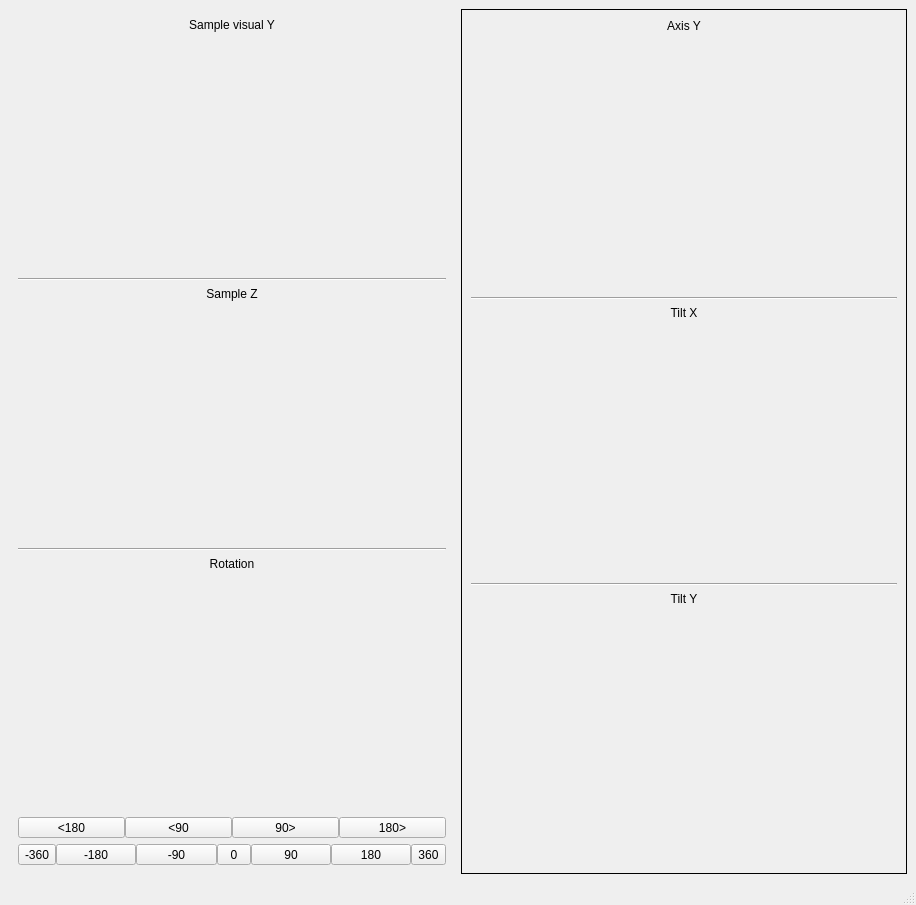
<?xml version="1.0" encoding="UTF-8"?>
<ui version="4.0">
 <class>MainWindow</class>
 <widget class="QMainWindow" name="MainWindow">
  <property name="geometry">
   <rect>
    <x>0</x>
    <y>0</y>
    <width>916</width>
    <height>905</height>
   </rect>
  </property>
  <property name="windowTitle">
   <string>MainWindow</string>
  </property>
  <widget class="QWidget" name="centralwidget">
   <layout class="QHBoxLayout" name="horizontalLayout">
    <item>
     <widget class="QWidget" name="tuneSample" native="true">
      <layout class="QVBoxLayout" name="verticalLayout">
       <item>
        <widget class="QLabel" name="label">
         <property name="sizePolicy">
          <sizepolicy hsizetype="Preferred" vsizetype="Fixed">
           <horstretch>0</horstretch>
           <verstretch>0</verstretch>
          </sizepolicy>
         </property>
         <property name="text">
          <string>Sample visual Y</string>
         </property>
         <property name="alignment">
          <set>Qt::AlignCenter</set>
         </property>
        </widget>
       </item>
       <item>
        <widget class="QWidget" name="yVisual" native="true"/>
       </item>
       <item>
        <widget class="Line" name="line">
         <property name="orientation">
          <enum>Qt::Horizontal</enum>
         </property>
        </widget>
       </item>
       <item>
        <widget class="QLabel" name="label_3">
         <property name="sizePolicy">
          <sizepolicy hsizetype="Preferred" vsizetype="Fixed">
           <horstretch>0</horstretch>
           <verstretch>0</verstretch>
          </sizepolicy>
         </property>
         <property name="text">
          <string>Sample Z</string>
         </property>
         <property name="alignment">
          <set>Qt::AlignCenter</set>
         </property>
        </widget>
       </item>
       <item>
        <widget class="Driver" name="zStage" native="true"/>
       </item>
       <item>
        <widget class="Line" name="line_2">
         <property name="orientation">
          <enum>Qt::Horizontal</enum>
         </property>
        </widget>
       </item>
       <item>
        <widget class="QLabel" name="label_2">
         <property name="sizePolicy">
          <sizepolicy hsizetype="Preferred" vsizetype="Fixed">
           <horstretch>0</horstretch>
           <verstretch>0</verstretch>
          </sizepolicy>
         </property>
         <property name="text">
          <string>Rotation</string>
         </property>
         <property name="alignment">
          <set>Qt::AlignCenter</set>
         </property>
        </widget>
       </item>
       <item>
        <widget class="Driver" name="rotStage" native="true"/>
       </item>
       <item>
        <widget class="QWidget" name="horizontalWidget_3" native="true">
         <property name="sizePolicy">
          <sizepolicy hsizetype="Preferred" vsizetype="Fixed">
           <horstretch>0</horstretch>
           <verstretch>0</verstretch>
          </sizepolicy>
         </property>
         <layout class="QHBoxLayout" name="horizontalLayout_3">
          <property name="spacing">
           <number>0</number>
          </property>
          <property name="leftMargin">
           <number>0</number>
          </property>
          <property name="topMargin">
           <number>0</number>
          </property>
          <property name="rightMargin">
           <number>0</number>
          </property>
          <property name="bottomMargin">
           <number>0</number>
          </property>
          <item>
           <widget class="QToolButton" name="toolButton_13">
            <property name="sizePolicy">
             <sizepolicy hsizetype="Preferred" vsizetype="Fixed">
              <horstretch>0</horstretch>
              <verstretch>0</verstretch>
             </sizepolicy>
            </property>
            <property name="text">
             <string>&lt;180</string>
            </property>
           </widget>
          </item>
          <item>
           <widget class="QToolButton" name="toolButton_14">
            <property name="sizePolicy">
             <sizepolicy hsizetype="Preferred" vsizetype="Fixed">
              <horstretch>0</horstretch>
              <verstretch>0</verstretch>
             </sizepolicy>
            </property>
            <property name="text">
             <string>&lt;90</string>
            </property>
           </widget>
          </item>
          <item>
           <widget class="QToolButton" name="toolButton_15">
            <property name="sizePolicy">
             <sizepolicy hsizetype="Preferred" vsizetype="Fixed">
              <horstretch>0</horstretch>
              <verstretch>0</verstretch>
             </sizepolicy>
            </property>
            <property name="text">
             <string>90&gt;</string>
            </property>
           </widget>
          </item>
          <item>
           <widget class="QToolButton" name="toolButton_16">
            <property name="sizePolicy">
             <sizepolicy hsizetype="Preferred" vsizetype="Fixed">
              <horstretch>0</horstretch>
              <verstretch>0</verstretch>
             </sizepolicy>
            </property>
            <property name="text">
             <string>180&gt;</string>
            </property>
           </widget>
          </item>
         </layout>
        </widget>
       </item>
       <item>
        <widget class="QWidget" name="horizontalWidget_4" native="true">
         <property name="sizePolicy">
          <sizepolicy hsizetype="Preferred" vsizetype="Fixed">
           <horstretch>0</horstretch>
           <verstretch>0</verstretch>
          </sizepolicy>
         </property>
         <layout class="QHBoxLayout" name="horizontalLayout_4">
          <property name="spacing">
           <number>0</number>
          </property>
          <property name="leftMargin">
           <number>0</number>
          </property>
          <property name="topMargin">
           <number>0</number>
          </property>
          <property name="rightMargin">
           <number>0</number>
          </property>
          <property name="bottomMargin">
           <number>0</number>
          </property>
          <item>
           <widget class="QToolButton" name="toolButton_22">
            <property name="text">
             <string>-360</string>
            </property>
           </widget>
          </item>
          <item>
           <widget class="QToolButton" name="toolButton_17">
            <property name="sizePolicy">
             <sizepolicy hsizetype="Preferred" vsizetype="Fixed">
              <horstretch>0</horstretch>
              <verstretch>0</verstretch>
             </sizepolicy>
            </property>
            <property name="text">
             <string>-180</string>
            </property>
           </widget>
          </item>
          <item>
           <widget class="QToolButton" name="toolButton_18">
            <property name="sizePolicy">
             <sizepolicy hsizetype="Preferred" vsizetype="Fixed">
              <horstretch>0</horstretch>
              <verstretch>0</verstretch>
             </sizepolicy>
            </property>
            <property name="text">
             <string>-90</string>
            </property>
           </widget>
          </item>
          <item>
           <widget class="QToolButton" name="toolButton_21">
            <property name="text">
             <string>  0  </string>
            </property>
           </widget>
          </item>
          <item>
           <widget class="QToolButton" name="toolButton_19">
            <property name="sizePolicy">
             <sizepolicy hsizetype="Preferred" vsizetype="Fixed">
              <horstretch>0</horstretch>
              <verstretch>0</verstretch>
             </sizepolicy>
            </property>
            <property name="text">
             <string>90</string>
            </property>
           </widget>
          </item>
          <item>
           <widget class="QToolButton" name="toolButton_20">
            <property name="sizePolicy">
             <sizepolicy hsizetype="Preferred" vsizetype="Fixed">
              <horstretch>0</horstretch>
              <verstretch>0</verstretch>
             </sizepolicy>
            </property>
            <property name="text">
             <string>180</string>
            </property>
           </widget>
          </item>
          <item>
           <widget class="QToolButton" name="toolButton_23">
            <property name="text">
             <string>360</string>
            </property>
           </widget>
          </item>
         </layout>
        </widget>
       </item>
      </layout>
     </widget>
    </item>
    <item>
     <widget class="QFrame" name="tuneAxis">
      <property name="frameShape">
       <enum>QFrame::Panel</enum>
      </property>
      <layout class="QVBoxLayout" name="verticalLayout_2">
       <item>
        <widget class="QLabel" name="label_4">
         <property name="sizePolicy">
          <sizepolicy hsizetype="Preferred" vsizetype="Fixed">
           <horstretch>0</horstretch>
           <verstretch>0</verstretch>
          </sizepolicy>
         </property>
         <property name="text">
          <string>Axis Y</string>
         </property>
         <property name="alignment">
          <set>Qt::AlignCenter</set>
         </property>
        </widget>
       </item>
       <item>
        <widget class="Driver" name="yStage" native="true"/>
       </item>
       <item>
        <widget class="Line" name="line_4">
         <property name="orientation">
          <enum>Qt::Horizontal</enum>
         </property>
        </widget>
       </item>
       <item>
        <widget class="QLabel" name="label_5">
         <property name="sizePolicy">
          <sizepolicy hsizetype="Preferred" vsizetype="Fixed">
           <horstretch>0</horstretch>
           <verstretch>0</verstretch>
          </sizepolicy>
         </property>
         <property name="text">
          <string>Tilt X</string>
         </property>
         <property name="alignment">
          <set>Qt::AlignCenter</set>
         </property>
        </widget>
       </item>
       <item>
        <widget class="Driver" name="xTilt" native="true"/>
       </item>
       <item>
        <widget class="Line" name="line_5">
         <property name="orientation">
          <enum>Qt::Horizontal</enum>
         </property>
        </widget>
       </item>
       <item>
        <widget class="QLabel" name="label_6">
         <property name="sizePolicy">
          <sizepolicy hsizetype="Preferred" vsizetype="Fixed">
           <horstretch>0</horstretch>
           <verstretch>0</verstretch>
          </sizepolicy>
         </property>
         <property name="text">
          <string>Tilt Y</string>
         </property>
         <property name="alignment">
          <set>Qt::AlignCenter</set>
         </property>
        </widget>
       </item>
       <item>
        <widget class="Driver" name="yTilt" native="true"/>
       </item>
      </layout>
     </widget>
    </item>
   </layout>
  </widget>
  <widget class="QStatusBar" name="statusbar"/>
 </widget>
 <customwidgets>
  <customwidget>
   <class>Driver</class>
   <extends>QWidget</extends>
   <header location="global">driver.h</header>
   <container>1</container>
  </customwidget>
 </customwidgets>
 <resources/>
 <connections/>
</ui>
